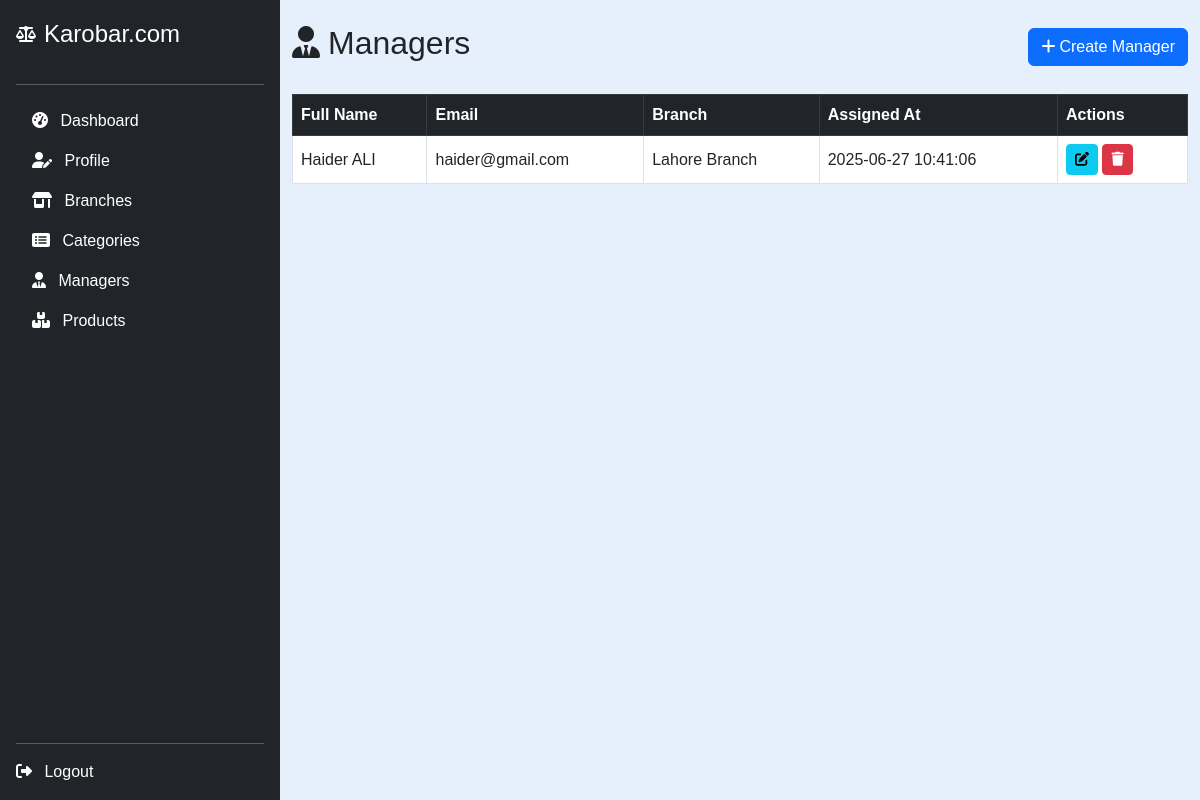
Page /owner/managers.php (signed in) on the committed database.
### tables this page shows
CREATE TABLE `managers` (
  `id` int(11) NOT NULL,
  `full_name` varchar(255) NOT NULL,
  `email` varchar(255) NOT NULL,
  `password` varchar(255) NOT NULL,
  `branch_id` int(11) NOT NULL,
  `assigned_at` datetime DEFAULT current_timestamp()
);

CREATE TABLE `branches` (
  `id` int(11) NOT NULL,
  `owner_id` int(11) NOT NULL,
  `name` varchar(255) NOT NULL,
  `location` varchar(255) NOT NULL,
  `created_at` datetime DEFAULT current_timestamp()
);

### owner/managers.php (the view, shortened to what this page needs)
<?php
include('../config.php');
$owner_id = $_SESSION["id"];
$sql = "
    SELECT m.id, m.full_name, m.email, m.assigned_at, b.name AS branch_name, m.branch_id
    FROM managers m
    INNER JOIN branches b ON m.branch_id = b.id
    WHERE b.owner_id = ?
    ORDER BY m.assigned_at DESC
";
$stmt = $conn->prepare($sql);
$stmt->bind_param("i", $owner_id);
$stmt->execute();
$result = $stmt->get_result();
$managers = $result->fetch_all(MYSQLI_ASSOC);
?>
<!DOCTYPE html>
<html lang="en">
<head>
    <link href="https://cdn.jsdelivr.net/npm/bootstrap@5.3.0/dist/css/bootstrap.min.css" rel="stylesheet" />
    <link href="https://cdnjs.cloudflare.com/ajax/libs/font-awesome/6.4.0/css/all.min.css" rel="stylesheet" />
</head>
<body>
<?php include('sidebar.php'); ?>
<div class="container py-4">
    <div class="d-flex justify-content-between align-items-center mb-4">
        <h2><i class="fas fa-user-tie me-2"></i>Managers</h2>
        <button class="btn btn-primary" data-bs-toggle="modal" data-bs-target="#managerModal" onclick="openCreateModal()">
            <i class="fas fa-plus me-1"></i>Create Manager
        </button>
    </div>
    <table class="table table-bordered table-hover align-middle">
        <thead class="table-dark">
            <tr>
                <th>Full Name</th>
                <th>Email</th>
                <th>Branch</th>
                <th>Assigned At</th>
                <th style="width: 130px;">Actions</th>
            </tr>
        </thead>
        <tbody id="managersTableBody">
            <?php if (count($managers) === 0): ?>
                <tr><td colspan="5" class="text-center">No managers found.</td></tr>
            <?php else: ?>
                <?php foreach ($managers as $m): ?>
                    <tr data-id="<?= $m['id'] ?>">
                        <td class="manager-full_name"><?= htmlspecialchars($m['full_name']) ?></td>
                        <td class="manager-email"><?= htmlspecialchars($m['email']) ?></td>
                        <td class="manager-branch_id" data-branch-id="<?= $m['branch_id'] ?>"><?= htmlspecialchars($m['branch_name']) ?></td>
                        <td><?= htmlspecialchars($m['assigned_at']) ?></td>
                        <td>
                            <button class="btn btn-sm btn-info" onclick="openEditModal(<?= $m['id'] ?>)"><i class="fas fa-edit"></i></button>
                            <button class="btn btn-sm btn-danger" onclick="deleteManager(<?= $m['id'] ?>)"><i class="fas fa-trash"></i></button>
                        </td>
                    </tr>
                <?php endforeach; ?>
            <?php endif; ?>
        </tbody>
    </table>
</div>
</body>
</html>

### owner/sidebar.php (style rules this page uses)
body { font-family: Arial, sans-serif; background-color: #e6effc; margin-left: 280px; }

### rows in the picture
managers: full_name "Haider ALI", email "haider@gmail.com", branch.name "Lahore Branch", assigned_at "2025-06-27 10:41:06"
